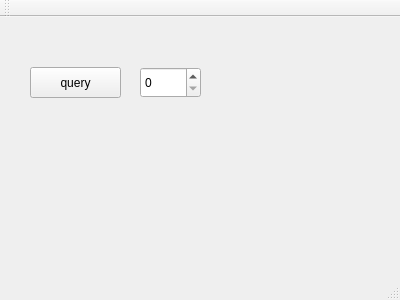
<?xml version="1.0" encoding="UTF-8"?>
<ui version="4.0">
 <class>MainWindow</class>
 <widget class="QMainWindow" name="MainWindow">
  <property name="geometry">
   <rect>
    <x>0</x>
    <y>0</y>
    <width>400</width>
    <height>300</height>
   </rect>
  </property>
  <property name="windowTitle">
   <string>MainWindow</string>
  </property>
  <widget class="QWidget" name="centralWidget">
   <widget class="QPushButton" name="pushButton">
    <property name="geometry">
     <rect>
      <x>30</x>
      <y>50</y>
      <width>91</width>
      <height>31</height>
     </rect>
    </property>
    <property name="text">
     <string>query</string>
    </property>
   </widget>
   <widget class="QSpinBox" name="idBox">
    <property name="geometry">
     <rect>
      <x>140</x>
      <y>50</y>
      <width>61</width>
      <height>31</height>
     </rect>
    </property>
   </widget>
  </widget>
  <widget class="QMenuBar" name="menuBar">
   <property name="geometry">
    <rect>
     <x>0</x>
     <y>0</y>
     <width>400</width>
     <height>22</height>
    </rect>
   </property>
  </widget>
  <widget class="QToolBar" name="mainToolBar">
   <attribute name="toolBarArea">
    <enum>TopToolBarArea</enum>
   </attribute>
   <attribute name="toolBarBreak">
    <bool>false</bool>
   </attribute>
  </widget>
  <widget class="QStatusBar" name="statusBar"/>
 </widget>
 <layoutdefault spacing="6" margin="11"/>
 <resources/>
 <connections/>
</ui>
